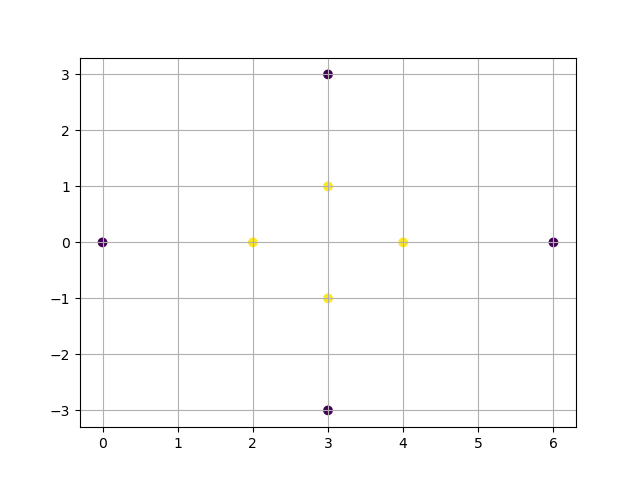

This chart was generated by the following Python code:
import numpy as np
import matplotlib.pyplot as plt

X = np.array([
    [4, 0],
    [3, 1],
    [2, 0],
    [3, -1],
    [6, 0],
    [3, 3],
    [0, 0],
    [3, -3],
])
Y = np.array([
    1,
    1,
    1,
    1,
    -1,
    -1,
    -1,
    -1,
])

plt.scatter(X[:, 0], X[:, 1], c=Y)
plt.grid()
plt.show()
